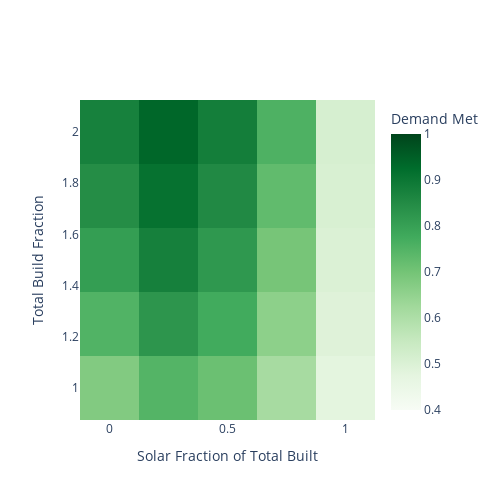

The notebook cell this image was saved under:
### Markdown cell above
## No EVs

### Code cell
total_build_factors=[1, 1.25, 1.5, 1.75, 2]
solar_build_fractions= [0, 0.25, 0.5, 0.75, 1]
ca_base_matrix, _ = scan_params(data_file='CA2021hourly.csv', total_build_factors=total_build_factors, solar_build_fractions=solar_build_fractions, num_evs=0, ev_capacity_factor=0.2, behavioral=False)
fig =  go.Figure(go.Heatmap(x= solar_build_fractions,
                            y= total_build_factors,
                            z=np.array(ca_base_matrix), 
                            colorscale='greens',
                            zmin=0.4,
                            zmax=1,
                            colorbar={'title': 'Demand Met'}))
fig.update_layout(title='', title_x=0.5, width=500, height=500, yaxis_title = 'Total Build Fraction', xaxis_title= 'Solar Fraction of Total Built')
fig.show()
fig.write_image('fig_exports/ca2023.jpeg')

### Figure 1 — Plotly figure (JSON) as saved in the notebook; plotly's stock layout.template omitted (floating-point values rounded to 4 significant figures)
{"data": [{"colorbar": {"title": {"text": "Demand Met"}}, "colorscale": [[0, "rgb(247,252,245)"], [0.125, "rgb(229,245,224)"], [0.25, "rgb(199,233,192)"], [0.375, "rgb(161,217,155)"], [0.5, "rgb(116,196,118)"], [0.625, "rgb(65,171,93)"], [0.75, "rgb(35,139,69)"], [0.875, "rgb(0,109,44)"], [1, "rgb(0,68,27)"]], "type": "heatmap", "x": [0, 0.25, 0.5, 0.75, 1], "y": [1, 1.25, 1.5, 1.75, 2], "z": [[0.6775, 0.7467, 0.7131, 0.6133, 0.4764], [0.7518, 0.8257, 0.7744, 0.6585, 0.4907], [0.8063, 0.8775, 0.8194, 0.6956, 0.5002], [0.8462, 0.9123, 0.8543, 0.7276, 0.5073], [0.8755, 0.9363, 0.8817, 0.7559, 0.513]], "zmax": 1, "zmin": 0.4}], "layout": {"height": 500, "title": {"text": "", "x": 0.5}, "width": 500, "xaxis": {"title": {"text": "Solar Fraction of Total Built"}}, "yaxis": {"title": {"text": "Total Build Fraction"}}}}
